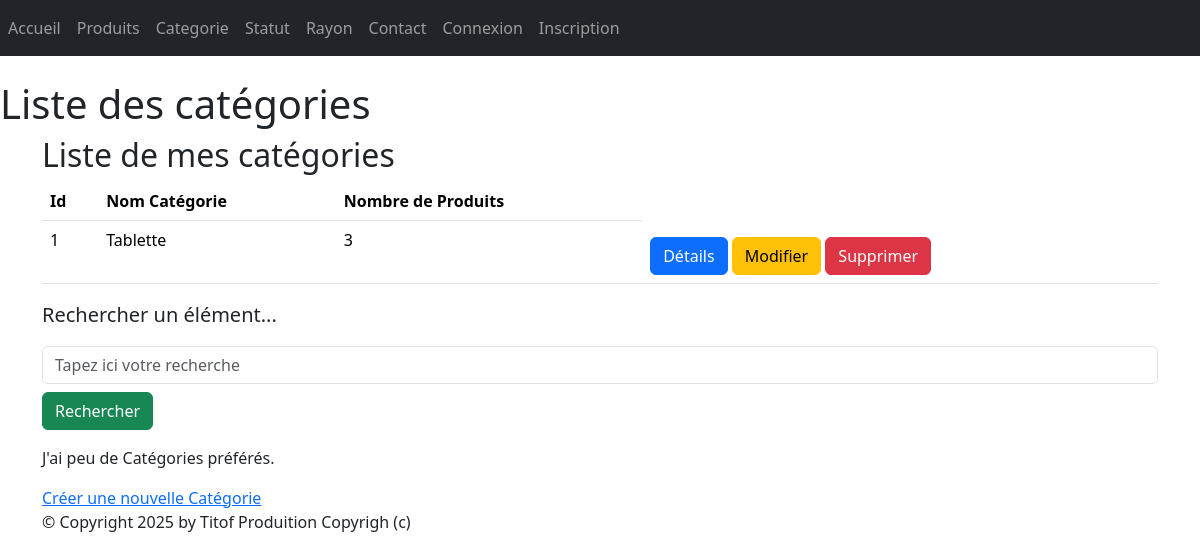
/monApp/categoriess/, run on an earlier commit of the app's database.
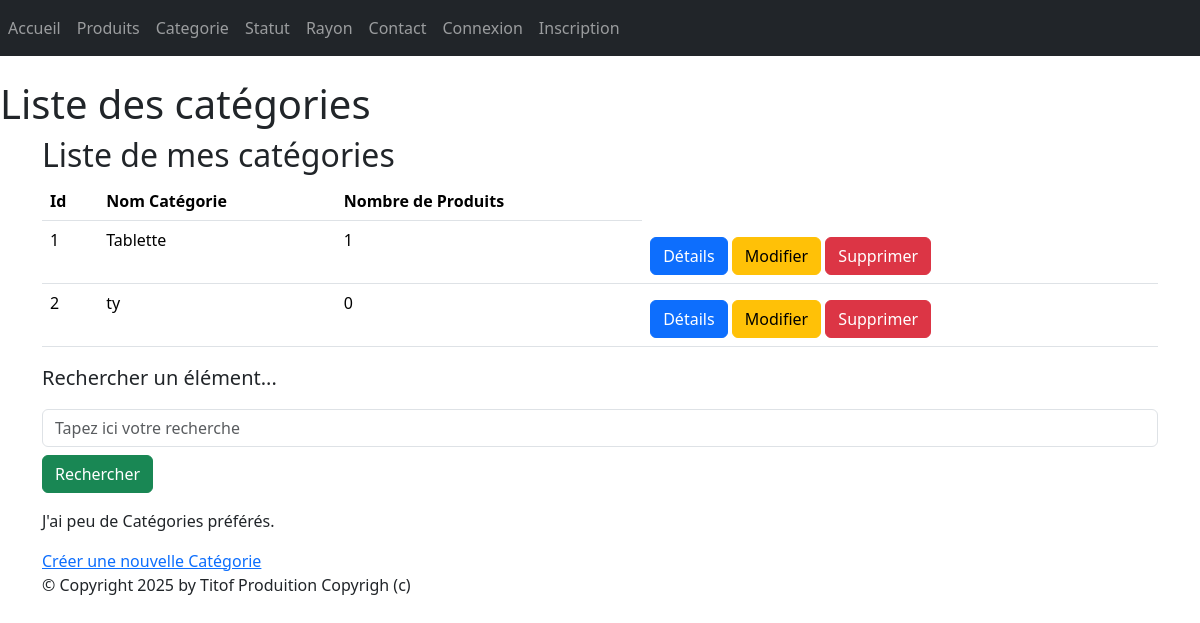
And on a later commit of the database.
### monApp/models.py (models this page shows, shortened)
class Categorie(models.Model):
    idCat = models.AutoField(primary_key=True)
    nomCat = models.CharField(max_length=100)

### monApp/views.py (the view)
# urls.py: path("categoriess/", views.CategorieListView.as_view(), name="lst_cate"),
class CategorieListView(ListView):
    model = Categorie
    template_name = "monApp/list_categories.html"
    context_object_name = "categories"
    def get_queryset(self):
        query = self.request.GET.get('search')
        if query:
            return Categorie.objects.filter(nomCat__icontains=query).annotate(nb_produits=Count('produits'))
        return Categorie.objects.annotate(nb_produits=Count('produits'))
    def get_context_data(self, **kwargs):
        context = super(CategorieListView, self).get_context_data(**kwargs)
        context['titremenu'] = "Liste de mes catégories"
        return context

### monApp/templates/monApp/list_categories.html
{% extends 'monApp/base.html' %}
{% block menu %}
<h1>Liste des catégories</h1>
{% endblock %}
{% block contenu %}
    <h2>{{titremenu}}</h2>
    <table class="table">
        <thead>
            <th>Id</th>
            <th>Nom Catégorie</th>
            <th>Nombre de Produits</th>
        </thead>
        <tbody>
            {% for cate in categories %}
            <tr>
                <td>{{ cate.idCat }} </td>
                <td>{{ cate.nomCat }} </td>
                <td>{{ cate.nb_produits }} </td>
                <td>
                <a href="{% url 'dtl_cate' cate.idCat %}" class="btn btn-primary mt-2">Détails</a>
                <a href="{% url 'cate-chng' cate.idCat %}" class="btn btn-warning mt-2">Modifier</a>
                <a href="{% url 'dlt-cate' cate.idCat %}" class="btn btn-danger mt-2">Supprimer</a>
                </td>
            </tr>
            {% endfor %}
        </tbody>
    </table>
    <p class="lead mb-3 ml-0">Rechercher un élément...</p>
    <form method="GET" action="">
        <input class="form-control" type="text" name="search" placeholder="Tapez ici votre recherche"
        value="{{ request.GET.search }}">
        <button type="submit" class="btn btn-success mt-2">Rechercher</button>
    </form>
    <p>
    J'ai
    {% if cate|length < 5 %}
    peu de
    {% elif cate|length < 10 %}
    quelques
    {% else %}
    beaucoup de
    {% endif %}
    Catégories préférés.
    </p>
    <a href="{% url 'crt-cate' %}">Créer une nouvelle Catégorie</a>
{% endblock %}

What changed in the data, as far as the page shows it:
computed for Categorie "Tablette": nb_produits "3" → "1"
added Categorie: idCat "2", nomCat "ty", nb_produits "0"
